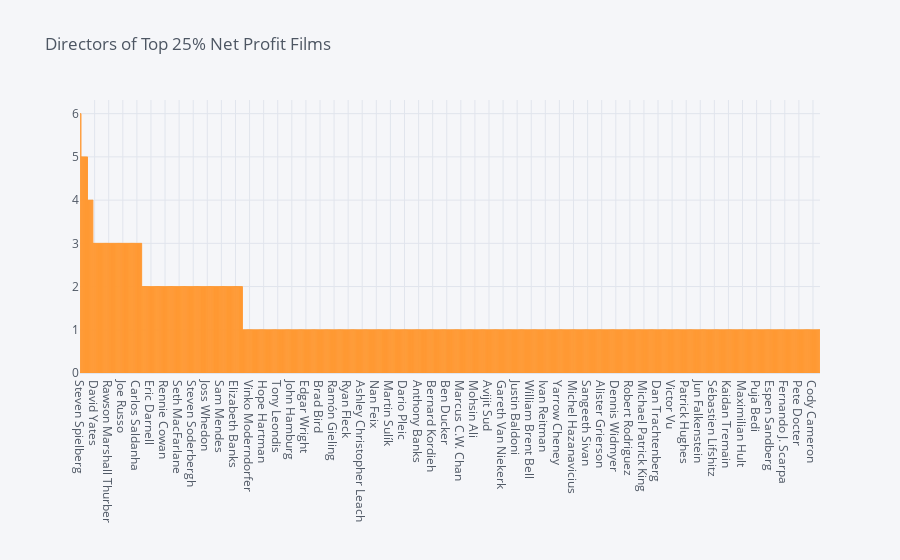

The notebook cell this image was saved under:
### Code cell
# Conditional probability for finding chances of producing a top netting film 
# given 0 or 1 previous top netting film.
a = len(all_directors.unique())
b = len(top_directors_df)
c = len(top_directors_df.loc[top_directors_df['count'] > 1])
d = len(top_directors_df.loc[top_directors_df['count'] > 2])

print('All directors = a = ' + str(a))
print('Directors of top net profit films = b = ' + str(b))
print('Directors with more than one top net profit film = c = ' + str(c))
print('Directors with more than two top net profit film = d = ' + str(d))

print('Chance of making a top net profit film = b/a = {}%'.format(str(round((100*b/a)))))
print('Chance of making a another top net profit film = c/b = {}%'.format(str(round(100*c/b))))
print('Chance of making a third top net profit film after making two = c/d = {}%'.format(str(round(100*d/c))))

top_directors_df.sort_values('count', ascending=False).\
        iplot(kind='bar', x='director', y='count', title='Directors of Top 25% Net Profit Films')

### Figure 1 — Plotly figure (JSON) as saved in the notebook; plotly's stock layout.template omitted (floating-point values rounded to 4 significant figures; data arrays with more than 128 entries replaced by an {"elided": "..."} marker saying what was removed)
{"data": [{"marker": {"color": "rgba(255, 153, 51, 0.6)", "line": {"color": "rgba(255, 153, 51, 1.0)", "width": 1}}, "name": "count", "orientation": "v", "text": "", "type": "bar", "x": {"elided": "683 str values"}, "y": {"elided": "683 int values"}}], "layout": {"legend": {"bgcolor": "#F5F6F9", "font": {"color": "#4D5663"}}, "paper_bgcolor": "#F5F6F9", "plot_bgcolor": "#F5F6F9", "title": {"font": {"color": "#4D5663"}, "text": "Directors of Top 25% Net Profit Films"}, "xaxis": {"gridcolor": "#E1E5ED", "showgrid": true, "tickfont": {"color": "#4D5663"}, "title": {"font": {"color": "#4D5663"}, "text": ""}, "zerolinecolor": "#E1E5ED"}, "yaxis": {"gridcolor": "#E1E5ED", "showgrid": true, "tickfont": {"color": "#4D5663"}, "title": {"font": {"color": "#4D5663"}, "text": ""}, "zerolinecolor": "#E1E5ED"}}}
